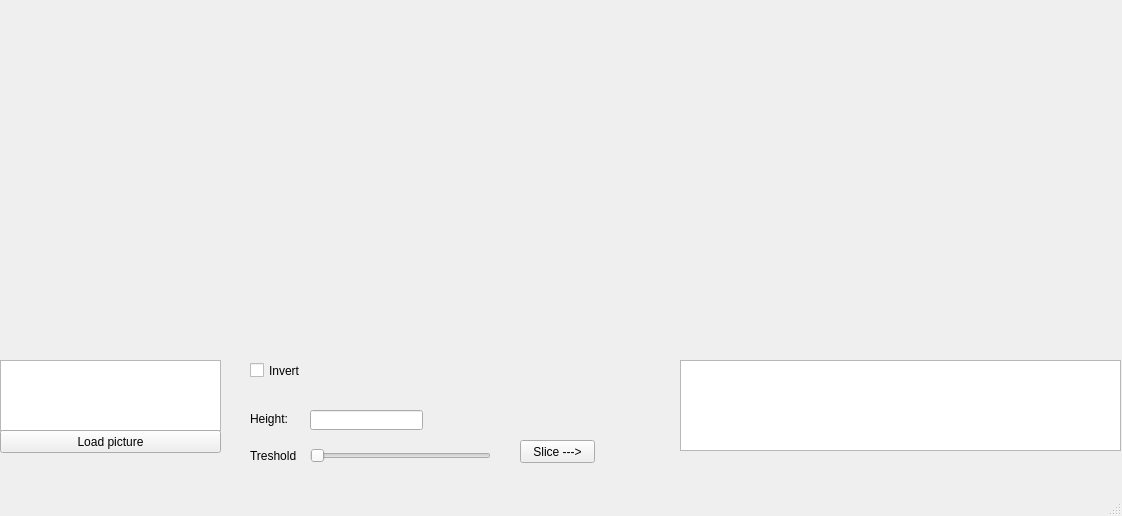
<?xml version="1.0" encoding="UTF-8"?>
<ui version="4.0">
 <class>MainWindow</class>
 <widget class="QMainWindow" name="MainWindow">
  <property name="geometry">
   <rect>
    <x>0</x>
    <y>0</y>
    <width>1122</width>
    <height>516</height>
   </rect>
  </property>
  <property name="windowTitle">
   <string>MainWindow</string>
  </property>
  <widget class="QWidget" name="centralwidget">
   <widget class="QLabel" name="img_source">
    <property name="geometry">
     <rect>
      <x>0</x>
      <y>0</y>
      <width>441</width>
      <height>361</height>
     </rect>
    </property>
    <property name="text">
     <string/>
    </property>
    <property name="alignment">
     <set>Qt::AlignLeading|Qt::AlignLeft|Qt::AlignVCenter</set>
    </property>
   </widget>
   <widget class="QTextBrowser" name="path_in">
    <property name="geometry">
     <rect>
      <x>0</x>
      <y>360</y>
      <width>221</width>
      <height>71</height>
     </rect>
    </property>
   </widget>
   <widget class="QPushButton" name="searchButton">
    <property name="geometry">
     <rect>
      <x>0</x>
      <y>430</y>
      <width>221</width>
      <height>23</height>
     </rect>
    </property>
    <property name="text">
     <string>Load picture</string>
    </property>
   </widget>
   <widget class="QLabel" name="img_modif">
    <property name="geometry">
     <rect>
      <x>680</x>
      <y>0</y>
      <width>441</width>
      <height>361</height>
     </rect>
    </property>
    <property name="text">
     <string/>
    </property>
    <property name="alignment">
     <set>Qt::AlignLeading|Qt::AlignLeft|Qt::AlignVCenter</set>
    </property>
   </widget>
   <widget class="QTextBrowser" name="path_out">
    <property name="geometry">
     <rect>
      <x>680</x>
      <y>360</y>
      <width>441</width>
      <height>91</height>
     </rect>
    </property>
   </widget>
   <widget class="QPushButton" name="convertButton">
    <property name="geometry">
     <rect>
      <x>520</x>
      <y>440</y>
      <width>75</width>
      <height>23</height>
     </rect>
    </property>
    <property name="text">
     <string>Slice ---&gt;</string>
    </property>
   </widget>
   <widget class="QCheckBox" name="Invert_checkbox">
    <property name="geometry">
     <rect>
      <x>250</x>
      <y>360</y>
      <width>81</width>
      <height>21</height>
     </rect>
    </property>
    <property name="text">
     <string>Invert</string>
    </property>
   </widget>
   <widget class="QSlider" name="treshold_slider">
    <property name="geometry">
     <rect>
      <x>310</x>
      <y>440</y>
      <width>181</width>
      <height>31</height>
     </rect>
    </property>
    <property name="maximum">
     <number>255</number>
    </property>
    <property name="orientation">
     <enum>Qt::Horizontal</enum>
    </property>
   </widget>
   <widget class="QLabel" name="label_3">
    <property name="geometry">
     <rect>
      <x>250</x>
      <y>430</y>
      <width>51</width>
      <height>51</height>
     </rect>
    </property>
    <property name="text">
     <string>Treshold</string>
    </property>
   </widget>
   <widget class="QLabel" name="status_label">
    <property name="geometry">
     <rect>
      <x>490</x>
      <y>360</y>
      <width>181</width>
      <height>51</height>
     </rect>
    </property>
    <property name="text">
     <string/>
    </property>
   </widget>
   <widget class="QLabel" name="Height_label">
    <property name="geometry">
     <rect>
      <x>250</x>
      <y>403</y>
      <width>41</width>
      <height>31</height>
     </rect>
    </property>
    <property name="text">
     <string>Height:</string>
    </property>
    <property name="textFormat">
     <enum>Qt::PlainText</enum>
    </property>
    <property name="scaledContents">
     <bool>true</bool>
    </property>
   </widget>
   <widget class="QLineEdit" name="height_bar">
    <property name="geometry">
     <rect>
      <x>310</x>
      <y>410</y>
      <width>113</width>
      <height>20</height>
     </rect>
    </property>
   </widget>
  </widget>
  <widget class="QMenuBar" name="menubar">
   <property name="geometry">
    <rect>
     <x>0</x>
     <y>0</y>
     <width>1122</width>
     <height>21</height>
    </rect>
   </property>
  </widget>
  <widget class="QStatusBar" name="statusbar"/>
 </widget>
 <resources/>
 <connections/>
</ui>
